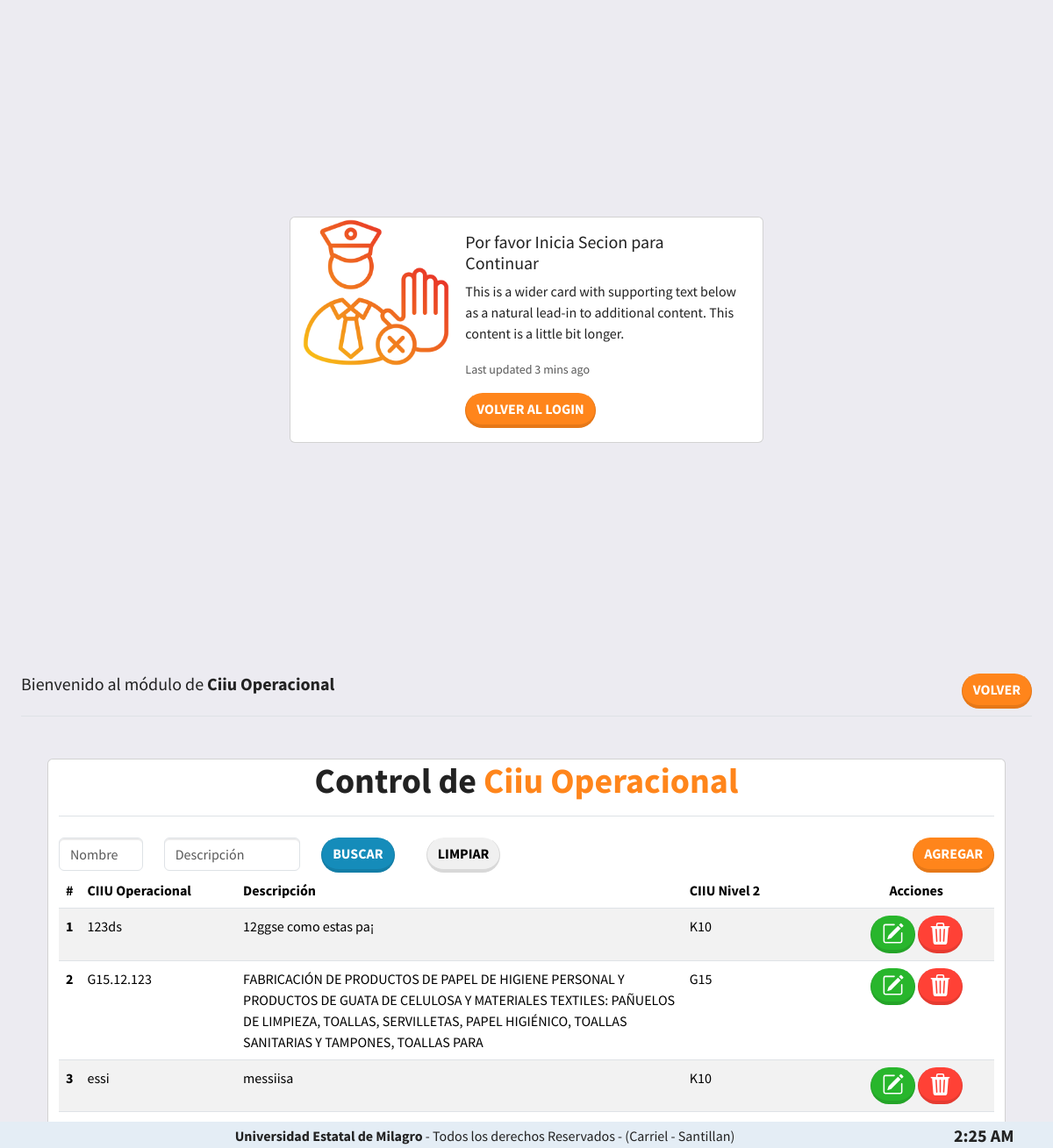
The page /lista_ciiu_operacinal (signed in) on the database its author committed.
### Apps/App_Principal/models.py (models this page shows, shortened)
class Ciiu_Operacinal(models.Model):
    ciiu_operacional=models.CharField(max_length=20,blank=True, null=False)
    ciiu_nivel2=models.ForeignKey(Ciiu_nivel2, on_delete=models.PROTECT)
    descripcion=models.TextField(max_length=500,blank=True, null=False)
    class Meta:
        verbose_name = "Ciiu Operacional"
        verbose_name_plural = "Ciiu's Operacionales"
        ordering = ['ciiu_operacional']

class Ciiu_nivel2(models.Model):
    ciiu=models.CharField(max_length=5,blank=False, null=True)
    descripcion=models.TextField(max_length=500,blank=False, null=True)
    class Meta:
        verbose_name = "Ciiu Nivel 2"
        verbose_name_plural = "Ciiu's Nivel 2"
        ordering = ['ciiu']
    def __str__(self):
        return "{}".format(self.ciiu)

### Apps/App_Admin/views.py (the view)
# urls.py: path('lista_ciiu_operacinal', Lista_Ciiu_Operacinal.as_view(), name="lista_ciiu_operacinal"),
class Lista_Ciiu_Operacinal(ListView):
    template_name = 'administrador/ciiu/ciiu_operacional/lista_ciiu_operacional.html'
    context_object_name = 'ciiu_operacional'
    model = Ciiu_Operacinal
    def get_queryset(self):
        queryset = super().get_queryset()
        nombres = self.request.GET.get('nombres')
        descripcion = self.request.GET.get('descripcion')
        if nombres:
            queryset = queryset.filter(ciiu_operacional__contains=nombres)
        if descripcion:
            queryset = queryset.filter(descripcion__contains=descripcion)
        return queryset
    def get_context_data(self, **kwargs):
        context = super().get_context_data(**kwargs)
        context['voler_login'] = 'login_admin'
        context['titulo'] = 'Ciiu Operacional'
        context['rol'] = 'administrador'
        context['nuevo'] = 'nuevo_ciiu_operacinal'
        context['volver'] = 'inicio_ciiu'
        context['query'] = self.request.GET.get("query") or ""
        return context

### Apps/App_Principal/templates/administrador/ciiu/ciiu_operacional/lista_ciiu_operacional.html (shortened to what this page needs)
{% extends 'lista.html' %}
{% load static %}
{% block tabla %}
	<form method="get">
		<div class="col">
			<div class="d-flex justify-content-end">
				<div class="row me-auto">
					<div class="col-2">
						<input type="text" name="nombres" class="form-control" placeholder="Nombre" value=
								"{{ request.GET.nombres }}">
					</div>
					<div class="col-3">
						<input type="text" name="descripcion" class="form-control" placeholder="Descripción" value=
								"{{ request.GET.descripcion }}">
					</div>
					<div class="col-2">
						<button type="submit" class="btn btn-primary rounded-pill">Buscar</button>
					</div>
					<div class="col-2">
						<a type="button" href="{% url 'lista_ciiu_operacinal' %}"
						   class="btn btn-secondary rounded-pill">Limpiar</a>
					</div>
				</div>
				<a class="btn btn-warning rounded-pill float-end" href="{{ nuevo }}">Agregar</a>
			</div>
		</div>
	</form>
	<table class="table table-striped">
		<thead>
		<tr>
			<th scope="col">#</th>
			<th class="col-2">CIIU Operacional</th>
			<th class="col">Descripción</th>
			<th class="col-2">CIIU Nivel 2</th>
			<th class="text-center col-2">Acciones</th>
		</tr>
		</thead>
		<tbody>
		{% for object in ciiu_operacional %}
			<tr>
				<th>{{ forloop.counter }}</th>
				<td>{{ object.ciiu_operacional }}</td>
				<td>{{ object.descripcion }}</td>
				<td>{{ object.ciiu_nivel2 }}</td>
				<td class="text-center">
					<a class="btn btn-success rounded-pill" href="{% url 'modificar_ciiu_operacinal' object.id %}">
					</a>
					<a class="btn btn-danger rounded-pill" href="{% url 'eliminar_ciiu_operacinal' object.id %}">
					</a>
				</td>
			</tr>
		{% endfor %}
		</tbody>
	</table>
{% endblock %}

### static/css/estilos.css (style rules this page uses)
body { background-color: #ecebf1; }

### rows shown on the page
Ciiu_Operacinal: ciiu_operacional "123ds", descripcion "12ggse como estas pa¡", ciiu_nivel2 "K10"
Ciiu_Operacinal: ciiu_operacional "G15.12.123", descripcion "FABRICACIÓN DE PRODUCTOS DE PAPEL DE HIGIENE PERSONAL Y PRODUCTOS DE GUATA DE CELULOSA Y MATERIALES TEXTILES: PAÑUELOS DE LIMPIEZA, TOALLAS, SERVILLETAS, PAPEL HIGIÉNICO, TOALLAS SANITARIAS Y TAMPONES, TOALLAS PARA", ciiu_nivel2 "G15"
Ciiu_Operacinal: ciiu_operacional "essi", descripcion "messiisa", ciiu_nivel2 "K10"

### other values the page prints
{{ titulo }} "Ciiu Operacional"
